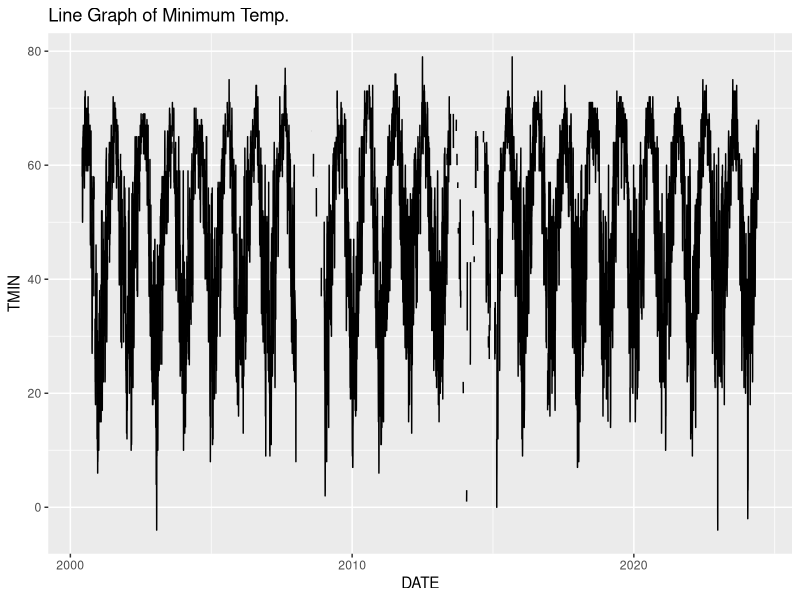
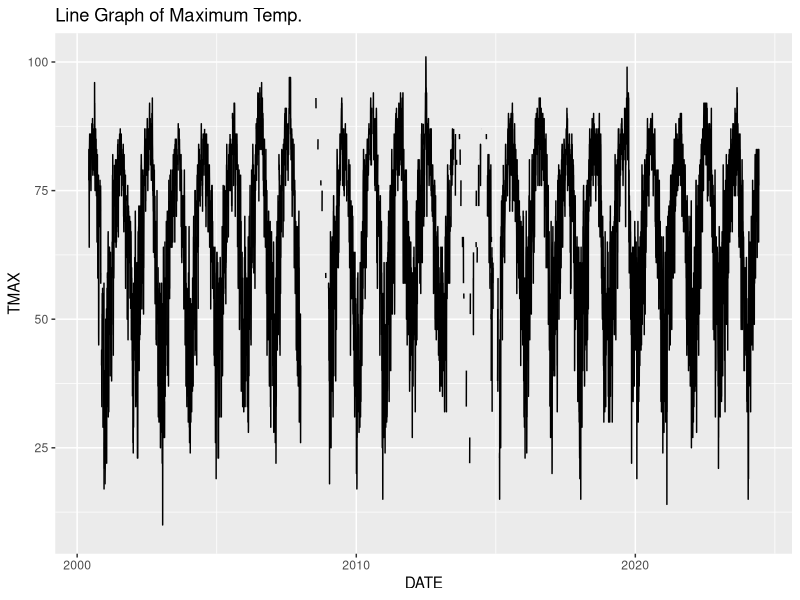
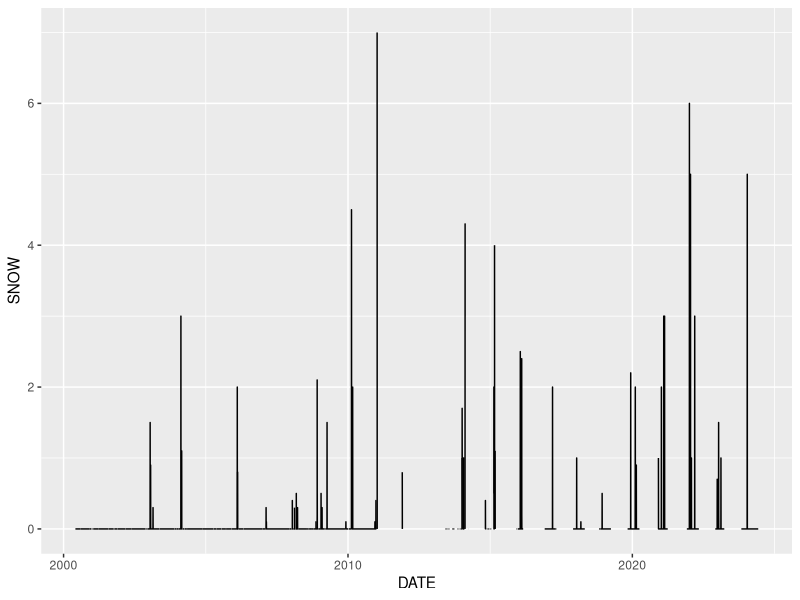

Write R code to recreate these figures, in order. (Note: this script raises an error after producing the figures.)
## ---- chunk 1
knitr::opts_chunk$set(echo = FALSE, warning = FALSE, message = FALSE)
library(tidyverse)
library(ggplot2)
sewanee_weather <- read_csv("sewanee_weather.csv")

ggplot(data = sewanee_weather, aes(x=DATE, y=TMIN)) +
  geom_line() +
  labs(title = "Line Graph of Minimum Temp.")

ggplot(data = sewanee_weather, aes(x=DATE, y=TMAX)) +
  geom_line() +
  labs(title = "Line Graph of Maximum Temp.")
## ---- chunk 2

ggplot(data = sewanee_weather, aes(x=DATE, y=SNOW)) +
  geom_line()
## ---- chunk 3
knitr::opts_chunk$set(echo = FALSE, warning = FALSE, message = FALSE)

library(lubridate)
sewanee_weatherr <- sewanee_weather %>% 
  mutate(MONTH = month(DATE)) %>% 
  mutate(YEAR = year(DATE))

sewanee_weatherrr <- sewanee_weatherr
  sewanee_weather$YEARMONTH = paste(sewanee_weatherr$YEAR, sewanee_weatherr$MONTH, sep = "")
  
ggplot(data = sewanee_weatherrr, aes(x=YEARMONTH, y=SNOW)) +
  geom_point() +
  facet_wrap(YEAR)

